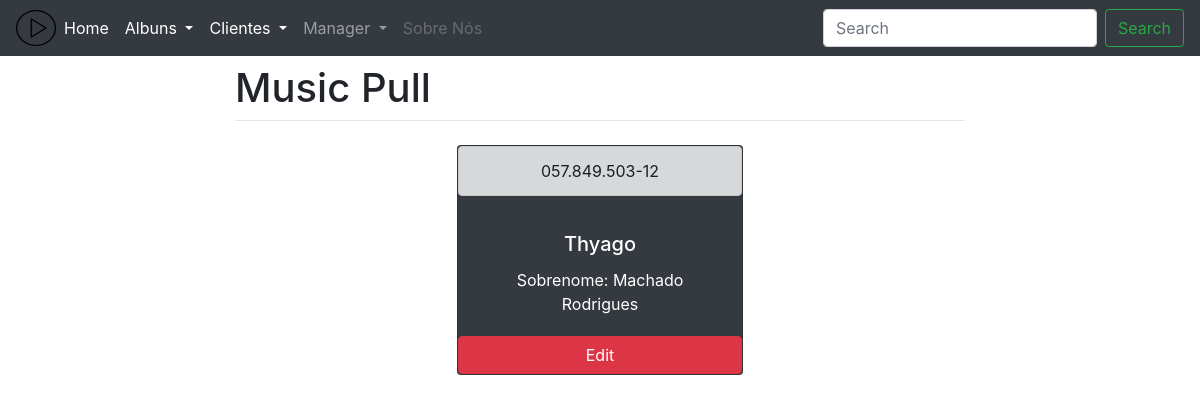
Before: /Rc/ with the older database file.
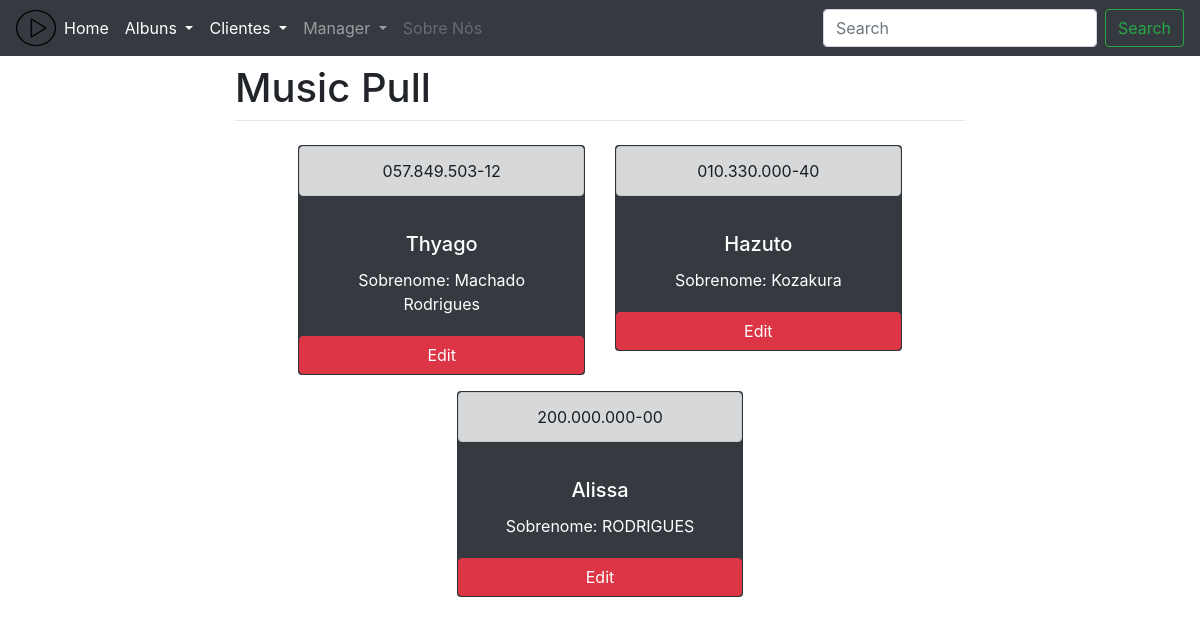
After: the same page with the newer database file.
### musicas/models.py (models this page shows)
class Clientes (models.Model):
	nome = models.CharField(max_length=70,verbose_name='Nome')
	sobrenome = models.CharField(max_length=70,verbose_name='Sobrenome',default='')
	cpf = models.CharField(max_length=14,verbose_name='Cpf',default='000.000.000-00')
	class Meta:
		verbose_name_plural='Clientes'
	def __str__(self):
		return self.nome

### musicas/views.py (the view)
# urls.py: path('Rc/',rcliente,name="rC"),
def rcliente(request):
	data = {}
	data['clientes']= Clientes.objects.all()
	return render(request, 'musicas/listagemC.html',data)

### templates/musicas/listagemC.html
{% extends 'musicas/base.html' %}
{% block content %}
<div class="row justify-content-center" id="cards">
	{%for cliente in clientes %}
		<div class="col-sm-5">
			<div  class="card text-white text-center bg-dark mb-3" style="max-width: 18rem;" >
				<div class="alert alert-dark" role="alert">{{cliente.cpf}}</div>
				<div class="card-body">
					<h5 class="card-title"> {{cliente}}</h5>
					<p class="card-text">Sobrenome: {{cliente.sobrenome}}</p>
				</div>
				<a href="{% url 'updC' cliente.id %}" class="btn btn-danger">Edit</a>
			</div>
		</div>
	{%endfor%}
</div>
{% endblock %}

### templates/musicas/base.html (shortened to what this page needs)
{% load static %}
<!doctype html>
<html lang="en">
  <head>
    <link rel="stylesheet" href="https://stackpath.bootstrapcdn.com/bootstrap/4.1.3/css/bootstrap.min.css">
  </head>
  <body>
      <nav class="navbar navbar-expand-lg navbar-dark bg-dark">
          <img src="{% static 'images/logo.png' %}" align="center" height="36" width="40">
          <div class="collapse navbar-collapse" id="navbarSupportedContent">
            <ul class="navbar-nav mr-auto">
              <li class="nav-item active">
                <a class="nav-link" href="{%url 'home' %}">Home <span class="sr-only">(current)</span></a>
              </li>
              <li class="nav-item dropdown active">
                <a class="nav-link dropdown-toggle" href="#" id="navbarDropdown" role="button" data-toggle="dropdown" aria-haspopup="true" aria-expanded="false">
                  Albuns
                </a>
              </li>
              <li class="nav-item dropdown active">
                <a class="nav-link dropdown-toggle" href="#" id="navbarDropdown" role="button" data-toggle="dropdown" aria-haspopup="true" aria-expanded="false">
                  Clientes
                </a>
              </li>
              <li class="nav-item dropdown">
                <a class="nav-link dropdown-toggle" href="#" id="navbarDropdown" role="button" data-toggle="dropdown" aria-haspopup="true" aria-expanded="false">
                  Manager
                </a>
              </li>
              <li class="nav-item">
                <a class="nav-link disabled" href="{%url 'aboutus' %}" tabindex="-1" aria-disabled="true">Sobre Nós</a>
              </li>
            </ul>
            <form class="form-inline my-2 my-lg-0">
              <input class="form-control mr-sm-2" type="search" placeholder="Search" aria-label="Search">
              <button class="btn btn-outline-success my-2 my-sm-0" type="submit">Search</button>
            </form>
          </div>
        </nav>
    <div class="container">
      <div class="row justify-content-center">
        <div class="col-8">
          <h1 class="mt-2">Music Pull</h1>
          <hr class="mt-0 mb-4">
          {% block content %}
          {% endblock %}
        </div>
      </div>
    </div>
  </body>
</html>

Changed rows visible on the page:
added Clientes: cpf "010.330.000-40", nome "Hazuto", sobrenome "Kozakura"
added Clientes: cpf "200.000.000-00", nome "Alissa", sobrenome "RODRIGUES"
